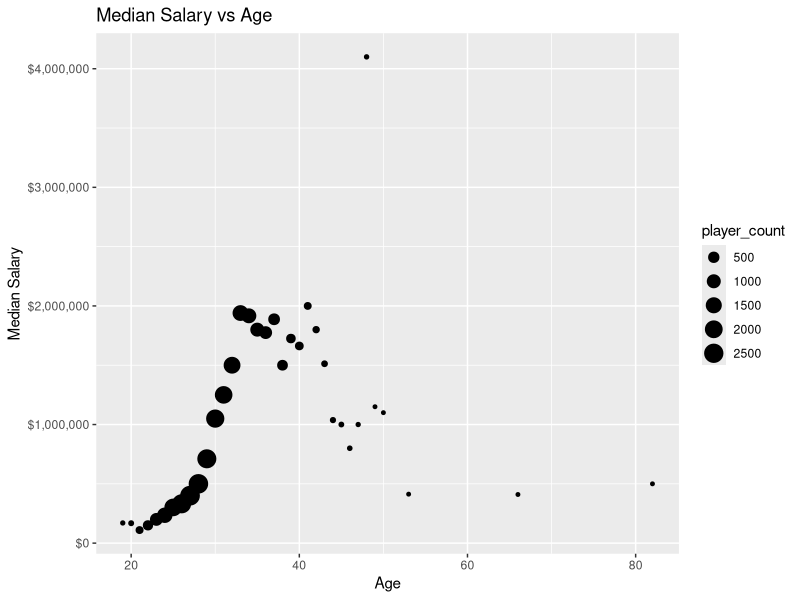
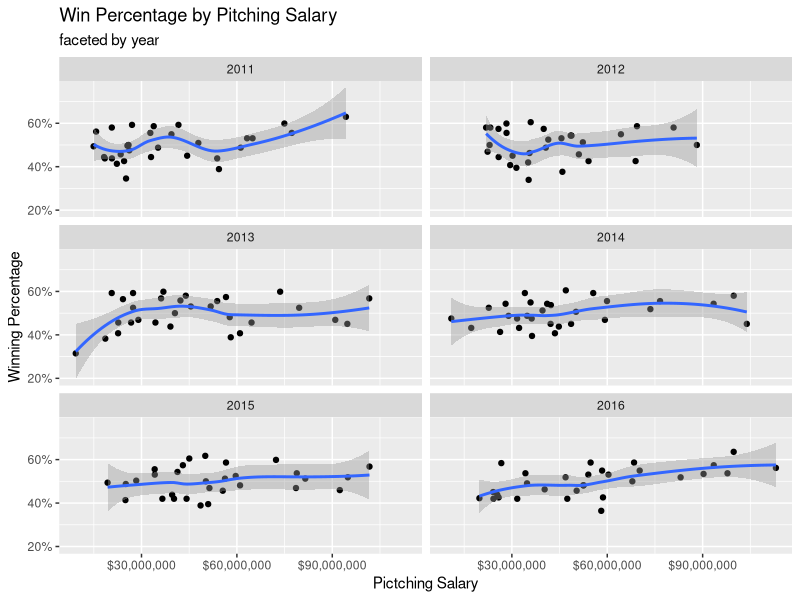

Write R code to recreate these figures, in order.
## ---- chunk 1
library(tidyverse)
## ---- chunk 2
people <- read_csv("data/people.csv")
pitching <- read_csv("data/pitching.csv")
salaries <- read_csv("data/salaries.csv")
teams <- read_csv("data/teams.csv")
## ---- chunk 3

pitching %>% filter (year_id >= 2014, year_id <= 2019) %>% 
  group_by(player_id, year_id) %>%
  summarise(total_earned_runs = sum(earned_runs))%>%
  arrange(desc(total_earned_runs)) %>%
  head(3)

## ---- chunk 4
player_income_age <- inner_join(people,salaries,by="player_id") %>% 
  mutate(age = year_id - birth_year)

## ---- chunk 5
player_stats_by_age <- player_income_age %>%
  group_by(age) %>%
  summarise(median_salary = median(salary), player_count = n())
## ---- chunk 6
ggplot(data=player_stats_by_age, 
       mapping=aes(x=age, y=median_salary)) + 
  geom_point(mapping = aes(size = player_count)) + 
  scale_y_continuous(labels = scales :: dollar_format())+
  labs(x = "Age", y = "Median Salary", 
       title = "Median Salary vs Age")
## ---- chunk 7
team_stats <- teams %>% 
  filter(year_id >= 2011, year_id <= 2016) %>%
  mutate(win_pct = (wins / games)) %>%
  select(year_id, team_id, win_pct)
## ---- chunk 8
team_spending <- inner_join(pitching, salaries, 
                            by = c("player_id", 
                                   "year_id", 
                                   "team_id")) %>%
  group_by(year_id, team_id) %>%
  summarise(pitching_salaries = sum(salary))
  
## ---- chunk 9
inner_join(team_stats, team_spending, 
           by = c("year_id", "team_id")) %>%
  ggplot(mapping=aes(x=pitching_salaries, y=win_pct)) + 
  geom_point() + geom_smooth() +
  facet_wrap(.~year_id, nrow = 3)+
  scale_x_continuous(labels = scales :: dollar_format())+
  scale_y_continuous(labels = scales :: percent)+
  labs(title = "Win Percentage by Pitching Salary",
       subtitle = "faceted by year", 
       x="Pictching Salary", 
       y="Winning Percentage") 
## ---- chunk 10
top_so_by_year <- pitching %>% 
  filter(year_id >= 1901) %>%
  inner_join(y = people, by = "player_id") %>%
  group_by(year_id, league_id) %>%
  slice_max(strike_outs, n = 1) %>% 
  select(year_id, league_id, first_name, last_name) %>%
  glimpse()
